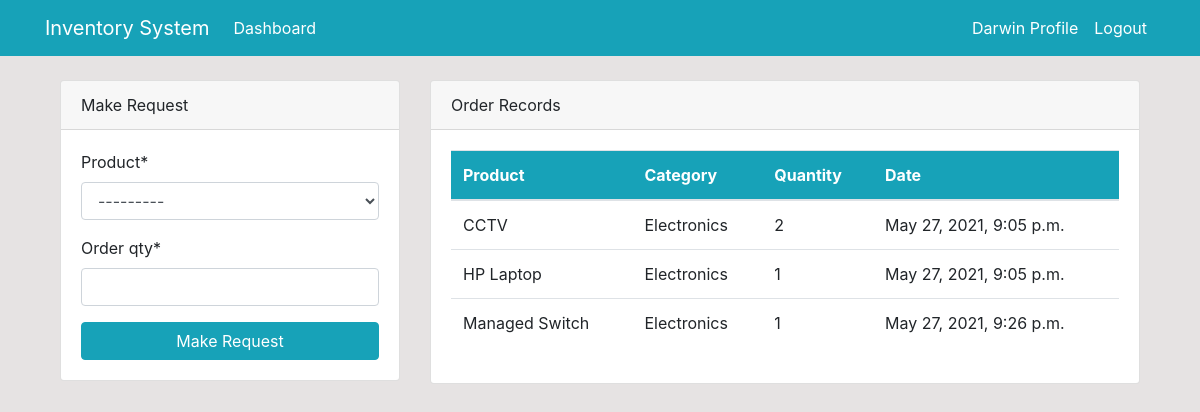
/dashboard/ (signed in), run on the app's committed database.
### dashboard/models.py (models this page shows, shortened)
class Order(models.Model):
    product = models.ForeignKey(Product, null=True, on_delete=models.CASCADE)
    staff = models.ForeignKey(User, models.CASCADE, null=True)
    order_qty = models.PositiveIntegerField(null=True)
    date = models.DateTimeField(auto_now_add=True)

class Product(models.Model):
    name = models.CharField(max_length=100, null=True)
    category = models.CharField(max_length=20, choices=CATEGORY, null=True)
    quantity = models.PositiveIntegerField(null=True)
    def __str__(self):
        return self.name

### dashboard/views.py (the view)
# urls.py: path('dashboard/', views.index, name='dashboard-index'),
@login_required(login_url='user-login')
def index(request):
    orders = Order.objects.all()
    products = Product.objects.all()
    workers = User.objects.all()
    workers_count = workers.count()
    orders_count = orders.count()
    items_count = products.count()
    if request.method == 'POST':
        form = OrderForm(request.POST)
        if form.is_valid():
            instance = form.save(commit=False)
            instance.staff = request.user
            instance.save()
            return redirect('dashboard-index')
    else:
        form = OrderForm()
    context = {'orders': orders,
               'orders_count': orders_count,
               'form': form,
               'products': products,
               'items_count': items_count,
               'workers': workers,
               'workers_count': workers_count
               }
    return render(request, 'dashboard/index.html', context)

### dashboard/forms.py
class OrderForm(forms.ModelForm):
    class Meta:
        model = Order
        fields = ['product','order_qty']

### templates/dashboard/index.html
{% extends 'partials/base.html' %}
{% block content %}
{% if user.is_authenticated and user.is_staff and user.is_superuser %}
    {% include 'partials/topnav.html' %}
<div class="container">
  <div class="row my-5">
    <div class="col-md-6">
      <div class="bg-white">
      <canvas id="myChart1" width="400" height="300"></canvas>
      <script>
        var ctx = document.getElementById('myChart1').getContext('2d');
        var myChart1 = new Chart(ctx, {
          type: 'pie',
          data: {
            labels: [{% for order in orders %} '{{order.product.name}}', {% endfor %}],
            datasets: [{
              label: 'Orders',
              data: [{% for order in orders %} {{order.order_qty}}, {% endfor %}],
              backgroundColor: [
                  'rgba(255, 99, 132, 1)',
                  'rgba(54, 162, 235, 1)',
                  'rgba(255, 206, 86, 1)',
                  'rgba(75, 192, 192, 1)',
                  'rgba(153, 102, 255, 1)',
                  'rgba(25, 159, 64, 1)',
                  'rgba(211, 99, 12, 1)',
                  'rgba(234, 16, 235, 1)',
                  'rgba(228, 206, 86, 1)',
                  'rgba(34, 142, 192, 1)',
                  'rgba(153, 102, 255, 1)',
                  'rgba(255, 159, 64, 1)',
                ],
              borderColor: [
                  'rgba(255, 99, 132, 1)',
                  'rgba(54, 162, 235, 1)',
                  'rgba(255, 206, 86, 1)',
                  'rgba(75, 192, 192, 1)',
                  'rgba(153, 102, 255, 1)',
                  'rgba(255, 159, 64, 1)',
                  'rgba(25, 159, 64, 1)',
                  'rgba(211, 99, 12, 1)',
                  'rgba(234, 16, 235, 1)',
                  'rgba(228, 206, 86, 1)',
                  'rgba(34, 142, 192, 1)',
                  'rgba(153, 102, 255, 1)',
                  'rgba(255, 159, 64, 1)',
                ],
              borderWidth: 1
            }]
        },
        options: {
          scales: {
            yAxes: [{
              ticks: {
                beginAtZero: true
        }
      }]
    }
  }
});
  </script>
  </div>
  </div>
  <div class="col-md-6">
    <div class="bg-white">
      <canvas id="myChart" width="400" height="300"></canvas>
      <script>
        var ctx = document.getElementById('myChart').getContext('2d');
        var myChart = new Chart(ctx, {
          type: 'bar',
          data: {
              labels: [{% for product in products %} '{{product.name}}', {% endfor %}],
              datasets: [{
                label: 'Products',
                data: [{% for product in products %} {{product.quantity}}, {% endfor %}],
                  backgroundColor: [
                    'rgba(75, 192, 192, 1)',
                    'rgba(153, 102, 255, 1)',
                    'rgba(25, 159, 64, 1)',
                    'rgba(211, 99, 12, 1)',
                    'rgba(234, 16, 235, 1)',
                    'rgba(228, 206, 86, 1)',
                    'rgba(34, 142, 192, 1)',
                    'rgba(153, 102, 255, 1)',
                    'rgba(255, 159, 64, 1)',
                    'rgba(255, 99, 132, 1)',
                    'rgba(54, 162, 235, 1)',
                    'rgba(255, 206, 86, 1)',
                    'rgba(75, 192, 192, 1)',
                    'rgba(153, 102, 255, 1)',
                    'rgba(255, 159, 64, 1)',
                  ],
                  borderColor: [
                    'rgba(75, 192, 192, 1)',
                    'rgba(153, 102, 255, 1)',
                    'rgba(25, 159, 64, 1)',
                    'rgba(211, 99, 12, 1)',
                    'rgba(234, 16, 235, 1)',
                    'rgba(228, 206, 86, 1)',
                    'rgba(34, 142, 192, 1)',
                    'rgba(153, 102, 255, 1)',
                    'rgba(255, 159, 64, 1)',
                    'rgba(255, 99, 132, 1)',
                    'rgba(54, 162, 235, 1)',
                    'rgba(255, 206, 86, 1)',
                    'rgba(75, 192, 192, 1)',
                    'rgba(153, 102, 255, 1)',
                    'rgba(255, 159, 64, 1)',
                  ],
                  borderWidth: 1
                    }]
                  },
                        options: {
                      scales: {
                    yAxes: [{
                  ticks: {
                beginAtZero: true
              }
            }]
          }
        }
      });
      </script>
      </div>
    </div>
  </div>
</div>
{% else %}
{% include 'dashboard/staff_index.html' %}
{% endif %}
{% endblock content %}

### templates/partials/nav.html (shortened to what this page needs)
<nav class="navbar navbar-expand-lg navbar-info bg-info">
  {% if user.is_authenticated %}
    <div class="container">
        <a class="navbar-brand text-white" href="{% url 'dashboard-index' %}">Inventory System</a>
        <div class="collapse navbar-collapse" id="navbarSupportedContent">
            <ul class="navbar-nav mr-auto">
                <li class="nav-item active">
                    <a class="nav-link text-white" href="{% url 'dashboard-index' %}">Dashboard <span class="sr-only">(current)</span></a>
                </li>
            </ul>
            <ul class="navbar-nav ml-auto">
                <li class="nav-item active">
                    <a class="nav-link text-white" href="{% url 'user-profile' %}">{{ user.username }} Profile
                        <span class="sr-only">(current)</span></a>
                </li>
                <li class="nav-item">
                    <a class="nav-link text-white" href="{% url 'user-logout' %}">Logout</a>
                </li>
            </ul>
            {% endif %}
        </div>
    </div>
</nav>

### templates/dashboard/staff_index.html (shortened to what this page needs)
{% load crispy_forms_tags %}
<div class="container">
  <div class="row mt-4">
    <div class="col-md-4">
      <div class="card">
        <div class="card-header">
          Make Request
        </div>
        <div class="card-body">
          <form method="POST">
            {{ form|crispy }}
            <input class='btn btn-info btn-block' type='submit' value='Make Request'>
          </form>
        </div>
      </div>
    </div>
    <div class="col-md-8">
      <div class="card">
        <div class="card-header">
          Order Records
        </div>
        <div class="card-body">
          <table class='table bg-white'>
            <thead class='bg-info text-white'>
              <tr>
                <th scope='col'>Product</th>
                <th scope='col'>Category</th>
                <th scope='col'>Quantity</th>
                <th scope='col'>Date</th>
              </tr>
            </thead>
            <tbody>
              {% for order in orders %}
              {% if order.staff == user %}
              <tr>
                <td>{{order.product}}</td>
                <td>{{order.product.category}}</td>
                <td>{{order.order_qty}}</td>
                <td>{{order.date}}</td>
              </tr>
              {% endif %}
              {% endfor %}
            </tbody>
          </table>
        </div>
      </div>
    </div>
  </div>
</div>

### static/css/style.css (style rules this page uses)
body { background: rgb(230, 227, 227); }

### data on the page
Order: product "CCTV", product.category "Electronics", order_qty "2", date "May 27, 2021, 9:05 p.m."
Order: product "HP Laptop", product.category "Electronics", order_qty "1", date "May 27, 2021, 9:05 p.m."
Order: product "Managed Switch", product.category "Electronics", order_qty "1", date "May 27, 2021, 9:26 p.m."

### other printed values
{{ user.username }} "Darwin"
